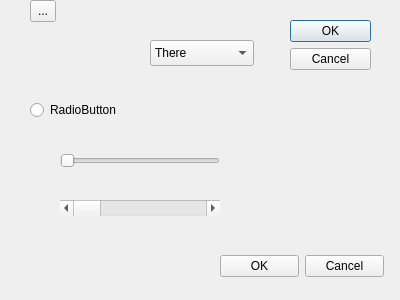
<?xml version="1.0" encoding="UTF-8"?>
<ui version="4.0">
 <class>Dialog</class>
 <widget class="QDialog" name="Dialog">
  <property name="geometry">
   <rect>
    <x>0</x>
    <y>0</y>
    <width>400</width>
    <height>300</height>
   </rect>
  </property>
  <property name="windowTitle">
   <string>Dialog</string>
  </property>
  <property name="inputMethodHints">
   <set>Qt::ImhNone</set>
  </property>
  <widget class="QDialogButtonBox" name="buttonBox">
   <property name="geometry">
    <rect>
     <x>290</x>
     <y>20</y>
     <width>81</width>
     <height>241</height>
    </rect>
   </property>
   <property name="orientation">
    <enum>Qt::Vertical</enum>
   </property>
   <property name="standardButtons">
    <set>QDialogButtonBox::Cancel|QDialogButtonBox::Ok</set>
   </property>
  </widget>
  <widget class="QRadioButton" name="radioButton">
   <property name="geometry">
    <rect>
     <x>30</x>
     <y>100</y>
     <width>100</width>
     <height>20</height>
    </rect>
   </property>
   <property name="text">
    <string>RadioButton</string>
   </property>
  </widget>
  <widget class="QDialogButtonBox" name="buttonBox_2">
   <property name="geometry">
    <rect>
     <x>220</x>
     <y>250</y>
     <width>164</width>
     <height>32</height>
    </rect>
   </property>
   <property name="standardButtons">
    <set>QDialogButtonBox::Cancel|QDialogButtonBox::Ok</set>
   </property>
  </widget>
  <widget class="QScrollBar" name="horizontalScrollBar">
   <property name="geometry">
    <rect>
     <x>60</x>
     <y>200</y>
     <width>160</width>
     <height>16</height>
    </rect>
   </property>
   <property name="orientation">
    <enum>Qt::Horizontal</enum>
   </property>
  </widget>
  <widget class="QSlider" name="horizontalSlider">
   <property name="geometry">
    <rect>
     <x>60</x>
     <y>150</y>
     <width>160</width>
     <height>22</height>
    </rect>
   </property>
   <property name="orientation">
    <enum>Qt::Horizontal</enum>
   </property>
  </widget>
  <widget class="QComboBox" name="comboBox">
   <property name="geometry">
    <rect>
     <x>150</x>
     <y>40</y>
     <width>104</width>
     <height>26</height>
    </rect>
   </property>
   <item>
    <property name="text">
     <string>There</string>
    </property>
   </item>
   <item>
    <property name="text">
     <string>Hi</string>
    </property>
   </item>
   <item>
    <property name="text">
     <string>Nugget</string>
    </property>
   </item>
  </widget>
  <widget class="QToolButton" name="toolButton">
   <property name="geometry">
    <rect>
     <x>30</x>
     <y>0</y>
     <width>26</width>
     <height>22</height>
    </rect>
   </property>
   <property name="text">
    <string>...</string>
   </property>
  </widget>
 </widget>
 <resources/>
 <connections>
  <connection>
   <sender>buttonBox</sender>
   <signal>accepted()</signal>
   <receiver>Dialog</receiver>
   <slot>accept()</slot>
   <hints>
    <hint type="sourcelabel">
     <x>248</x>
     <y>254</y>
    </hint>
    <hint type="destinationlabel">
     <x>157</x>
     <y>274</y>
    </hint>
   </hints>
  </connection>
  <connection>
   <sender>buttonBox</sender>
   <signal>rejected()</signal>
   <receiver>Dialog</receiver>
   <slot>reject()</slot>
   <hints>
    <hint type="sourcelabel">
     <x>316</x>
     <y>260</y>
    </hint>
    <hint type="destinationlabel">
     <x>286</x>
     <y>274</y>
    </hint>
   </hints>
  </connection>
 </connections>
</ui>
